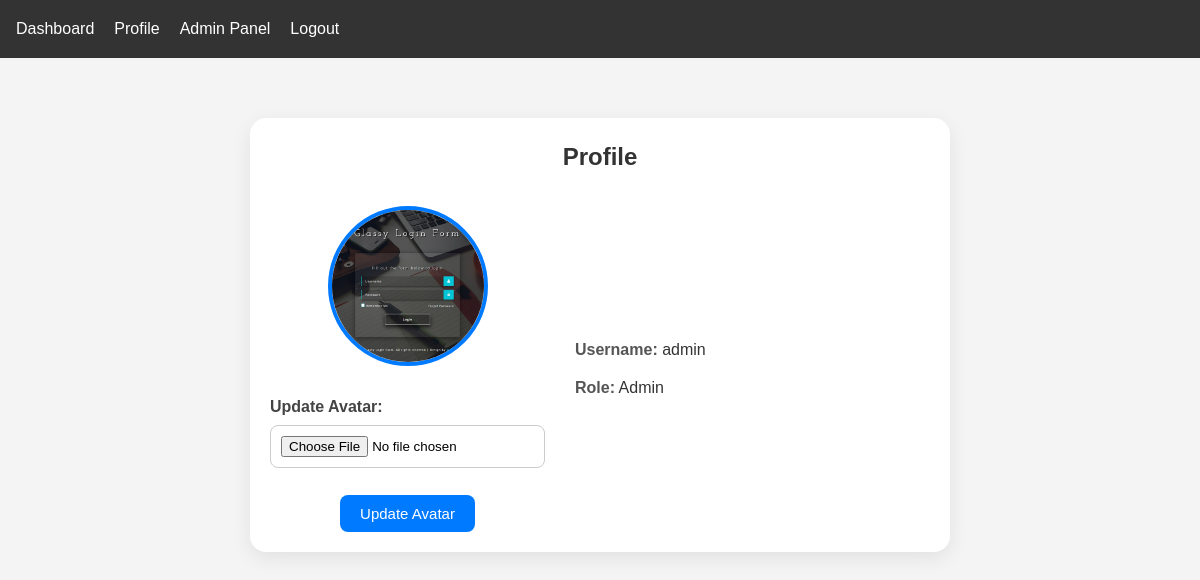
Screenshot of /profile (signed in) with the database file from the repository.
### tables this page shows
CREATE TABLE users (
        id INTEGER PRIMARY KEY AUTOINCREMENT,
        username VARCHAR(80) NOT NULL UNIQUE,
        password VARCHAR(120) NOT NULL,
        avatar VARCHAR(200),
        is_admin BOOLEAN DEFAULT 0,
        is_active BOOLEAN DEFAULT 1,
        created_at TIMESTAMP DEFAULT CURRENT_TIMESTAMP
    );

### app.py (the view, shortened to what this page needs)
@app.route('/profile', methods=['GET', 'POST'])
def profile():
    if 'user_id' not in session:
        return redirect(url_for('login'))
    db = get_db()
    user = db.execute('SELECT * FROM users WHERE id = ?',
                     (session['user_id'],)).fetchone()
    return render_template('profile.html', user=user)

### app.py (called while the page is built)
def get_db():
    db = sqlite3.connect(DATABASE)
    db.row_factory = sqlite3.Row
    db.execute('PRAGMA foreign_keys = ON')
    return db

### templates/profile.html (shortened to what this page needs)
{% extends "base.html" %}
{% block content %}
<div class="profile-container">
    <h2>Profile</h2>
    <div class="profile-info">
        <div class="avatar-section">
            {% if user.avatar %}
                <img src="{{ url_for('static', filename='uploads/avatars/' + user.avatar) }}" alt="Avatar" class="avatar">
            {% else %}
                <img src="{{ url_for('static', filename='img/default-avatar.png') }}" alt="Default Avatar" class="avatar">
            {% endif %}
            <form method="POST" enctype="multipart/form-data" class="avatar-form">
                <div class="form-group">
                    <label for="avatar">Update Avatar:</label>
                    <input type="file" id="avatar" name="avatar" accept="image/*">
                </div>
                <button type="submit">Update Avatar</button>
            </form>
        </div>
        <div class="user-info">
            <p><strong>Username:</strong> {{ user.username }}</p>
            <p><strong>Role:</strong> {% if user.is_admin %}Admin{% else %}User{% endif %}</p>
        </div>
    </div>
</div>
{% endblock %}

### static/css/style.css (style rules this page uses)
* { margin: 0; padding: 0; box-sizing: border-box; }
body { font-family: Arial, sans-serif; line-height: 1.6; background-color: #f4f4f4; }
.form-group { margin-bottom: 15px; }
.form-group label { display: block; margin-bottom: 5px; }
.form-group input, .form-group textarea, .form-group select { width: 100%; padding: 8px; border: 1px solid #ddd; border-radius: 4px; }
button, .btn { background-color: #4CAF50; color: white; padding: 10px 20px; border: none; border-radius: 4px; cursor: pointer; transition: background 0.3s; }
.avatar { width: 150px; height: 150px; border-radius: 50%; object-fit: cover; }

### templates/profile.html (style rules this page uses)
.profile-container { max-width: 700px; margin: 40px auto; padding: 20px; background: #fff; border-radius: 16px; box-shadow: 0 6px 20px rgba(0, 0, 0, 0.08); }
.profile-container h2 { text-align: center; margin-bottom: 30px; font-weight: bold; color: #333; }
.profile-info { display: flex; gap: 30px; align-items: center; justify-content: center; flex-wrap: wrap; }
.avatar-section { text-align: center; }
.avatar { width: 160px; height: 160px; border-radius: 50%; object-fit: cover; border: 4px solid #007bff; margin-bottom: 20px; }
.avatar-form { display: flex; flex-direction: column; gap: 12px; align-items: center; }
.avatar-form .form-group { width: 100%; text-align: left; }
.avatar-form label { display: block; margin-bottom: 6px; font-weight: 600; color: #444; }
.avatar-form input[type="file"] { padding: 10px; border: 1px solid #ccc; border-radius: 8px; width: 100%; box-sizing: border-box; }
.avatar-form button { padding: 10px 20px; border: none; border-radius: 8px; background-color: #007bff; color: white; font-size: 15px; cursor: pointer; transition: background-color 0.3s; }
.user-info { flex: 1; min-width: 200px; }
.user-info p { font-size: 16px; margin: 12px 0; color: #333; }
.user-info strong { color: #555; }

### rows the page displays
users: avatar (picture), username "admin"
